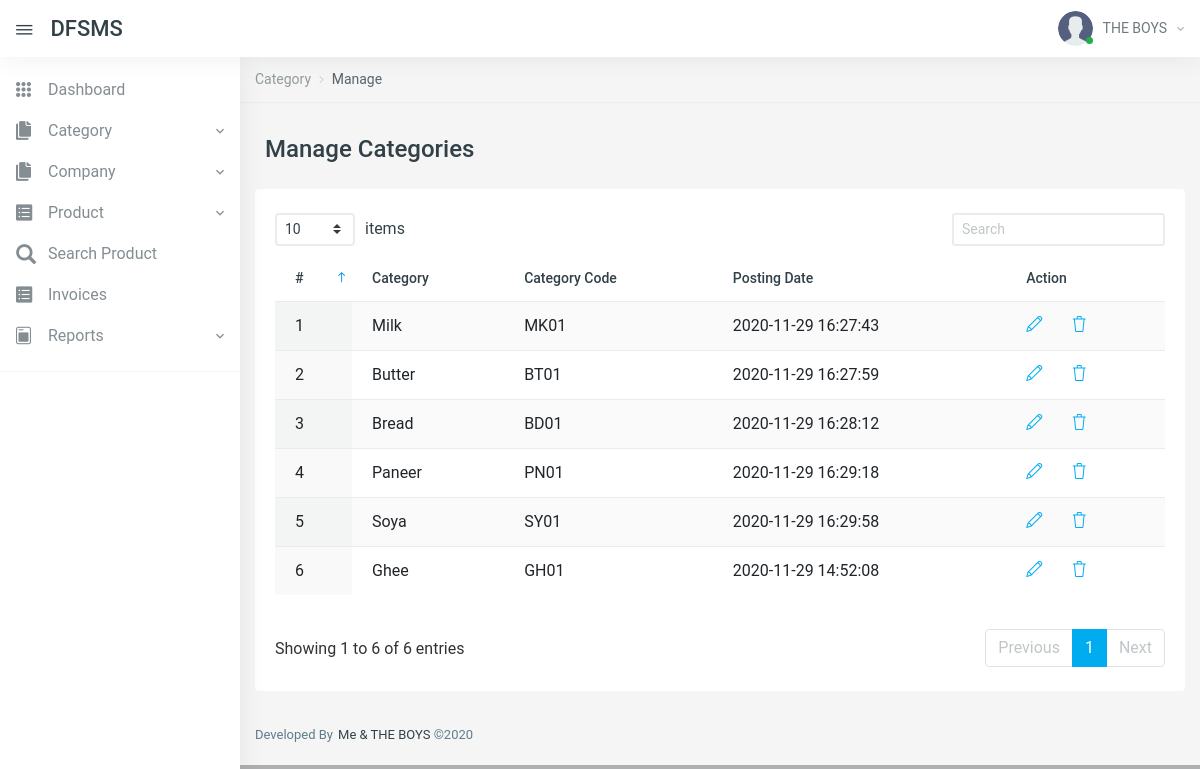
The page /dfsms/manage-categories.php (signed in) on the database its author committed.
### tables this page shows
CREATE TABLE `tblcategory` (
  `id` int(11) NOT NULL,
  `CategoryName` varchar(200) DEFAULT NULL,
  `CategoryCode` varchar(50) DEFAULT NULL,
  `PostingDate` timestamp NULL DEFAULT current_timestamp()
);

### dfsms/manage-categories.php (the view, shortened to what this page needs)
<?php
include('includes/config.php');
if (strlen($_SESSION['aid']==0)) {
  header('location:logout.php');
  } else{
?>
<!DOCTYPE html>
<html lang="en">
<head>
    <link href="vendors/datatables.net-dt/css/jquery.dataTables.min.css" rel="stylesheet" type="text/css" />
    <link href="vendors/datatables.net-responsive-dt/css/responsive.dataTables.min.css" rel="stylesheet" type="text/css" />
    <link href="vendors/jquery-toggles/css/toggles.css" rel="stylesheet" type="text/css">
    <link href="vendors/jquery-toggles/css/themes/toggles-light.css" rel="stylesheet" type="text/css">
    <link href="dist/css/style.css" rel="stylesheet" type="text/css">
</head>
<body>
	<div class="hk-wrapper hk-vertical-nav">
<?php include_once('includes/navbar.php');
include_once('includes/sidebar.php');
?>
        <div class="hk-pg-wrapper">
            <nav class="hk-breadcrumb" aria-label="breadcrumb">
                <ol class="breadcrumb breadcrumb-light bg-transparent">
<li class="breadcrumb-item"><a href="#">Category</a></li>
<li class="breadcrumb-item active" aria-current="page">Manage</li>
                </ol>
            </nav>
            <div class="container">
<div class="hk-pg-header">
 <h4 class="hk-pg-title"><span class="pg-title-icon"><span class="feather-icon"><i data-feather="database"></i></span></span>Manage Categories</h4>
                </div>
                <div class="row">
                    <div class="col-xl-12">
                        <section class="hk-sec-wrapper">
                            <div class="row">
                                <div class="col-sm">
                                    <div class="table-wrap">
                                        <table id="datable_1" class="table table-hover w-100 display pb-30">
                                            <thead>
                                                <tr>
                                                    <th>#</th>
                                                    <th>Category</th>
                                                    <th>Category Code</th>
                                                    <th>Posting Date</th>
                                                    <th>Action</th>
                                                </tr>
                                            </thead>
                                            <tbody>
<?php
$rno=mt_rand(10000,99999);
$query=mysqli_query($con,"select * from tblcategory");
$cnt=1;
while($row=mysqli_fetch_array($query))
{
?>
<tr>
<td><?php echo $cnt;?></td>
<td><?php echo $row['CategoryName'];?></td>
<td><?php echo $row['CategoryCode'];?></td>
<td><?php echo $row['PostingDate'];?></td>
<td>
<a href="edit-category.php?catid=<?php echo base64_encode($row['id'].$rno);?>" class="mr-25" data-toggle="tooltip" data-original-title="Edit"> <i class="icon-pencil"></i></a>
<a href="manage-categories.php?del=<?php echo base64_encode($row['id'].$rno);?>" data-toggle="tooltip" data-original-title="Delete" onclick="return confirm('Do you really want to delete?');"> <i class="icon-trash txt-danger"></i> </a>
</td>
</tr>
<?php
$cnt++;
} ?>
                                            </tbody>
                                        </table>
                                    </div>
                                </div>
                            </div>
                        </section>
                    </div>
                </div>
            </div>
<?php include_once('includes/footer.php');?>
        </div>
    </div>
</body>
</html>
<?php } ?>

### dfsms/includes/navbar.php (shortened to what this page needs)
     <nav class="navbar navbar-expand-xl navbar-light fixed-top hk-navbar">
            <a id="navbar_toggle_btn" class="navbar-toggle-btn nav-link-hover" href="javascript:void(0);"><i class="ion ion-ios-menu"></i></a>
            <a class="navbar-brand" href="dashboard.php">DFSMS
            </a>
            <ul class="navbar-nav hk-navbar-content">
                <li class="nav-item dropdown dropdown-authentication">
                    <a class="nav-link dropdown-toggle no-caret" href="#" role="button" data-toggle="dropdown" aria-haspopup="true" aria-expanded="false">
                        <div class="media">
                            <div class="media-img-wrap">
                                <div class="avatar">
                                    <img src="dist/img/user.png" alt="user" class="avatar-img rounded-circle">
                                </div>
                                <span class="badge badge-success badge-indicator"></span>
                            </div>
<?php
$adminid=$_SESSION['aid'];
$query=mysqli_query($con,"select AdminName from tbladmin where id='$adminid'");
$row=mysqli_fetch_array($query);
?>
                            <div class="media-body">
                                <span><?php echo $row['AdminName'];?><i class="zmdi zmdi-chevron-down"></i></span>
                            </div>
                        </div>
                    </a>
                </li>
            </ul>
        </nav>

### dfsms/includes/sidebar.php (shortened to what this page needs)
        <nav class="hk-nav hk-nav-light">
            <div class="nicescroll-bar">
                <div class="navbar-nav-wrap">
                    <ul class="navbar-nav flex-column">
<li class="nav-item">
<a class="nav-link" href="dashboard.php">
<i class="ion ion-ios-keypad"></i>
<span class="nav-link-text">Dashboard</span>
</a>
</li>
<li class="nav-item">
<a class="nav-link" href="javascript:void(0);" data-toggle="collapse" data-target="#cats_drp">
<i class="ion ion-ios-copy"></i>
<span class="nav-link-text">Category</span></a>
</li>
<li class="nav-item">
<a class="nav-link" href="javascript:void(0);" data-toggle="collapse" data-target="#company_drp">
<i class="ion ion-ios-copy"></i>
<span class="nav-link-text">Company</span></a>
</li>
<li class="nav-item">
<a class="nav-link" href="javascript:void(0);" data-toggle="collapse" data-target="#product_drp">
<i class="ion ion-ios-list-box"></i>
<span class="nav-link-text">Product</span></a>
</li>
<li class="nav-item">
<a class="nav-link" href="search-product.php">
<i class="glyphicon glyphicon-search"></i>
<span class="nav-link-text">Search Product</span>
</a>
</li>
<li class="nav-item">
<a class="nav-link" href="invoices.php">
<i class="ion ion-ios-list-box"></i>
<span class="nav-link-text">Invoices</span>
</a>
</li>
<li class="nav-item">
<a class="nav-link" href="javascript:void(0);" data-toggle="collapse" data-target="#reports_drp">
<i class="ion ion-ios-today"></i>
<span class="nav-link-text">Reports</span></a>
</li>
</ul>
                    <hr class="nav-separator">
                </div>
            </div>
        </nav>

### dfsms/includes/footer.php
            <div class="hk-footer-wrap container">
                <footer class="footer">
                    <div class="row">
                        <div class="col-md-6 col-sm-12">
<p>Developed By<a href="" class="text-dark">Me & THE BOYS</a> ©2020</p>
                        </div>
                    </div>
                </footer>
            </div>

### rows shown on the page
tblcategory: CategoryName "Milk", CategoryCode "MK01", PostingDate "2020-11-29 16:27:43"
tblcategory: CategoryName "Butter", CategoryCode "BT01", PostingDate "2020-11-29 16:27:59"
tblcategory: CategoryName "Bread", CategoryCode "BD01", PostingDate "2020-11-29 16:28:12"
tblcategory: CategoryName "Paneer", CategoryCode "PN01", PostingDate "2020-11-29 16:29:18"
tblcategory: CategoryName "Soya", CategoryCode "SY01", PostingDate "2020-11-29 16:29:58"
tblcategory: CategoryName "Ghee", CategoryCode "GH01", PostingDate "2020-11-29 14:52:08"

### other values the page prints
$row['AdminName'] "THE BOYS"
